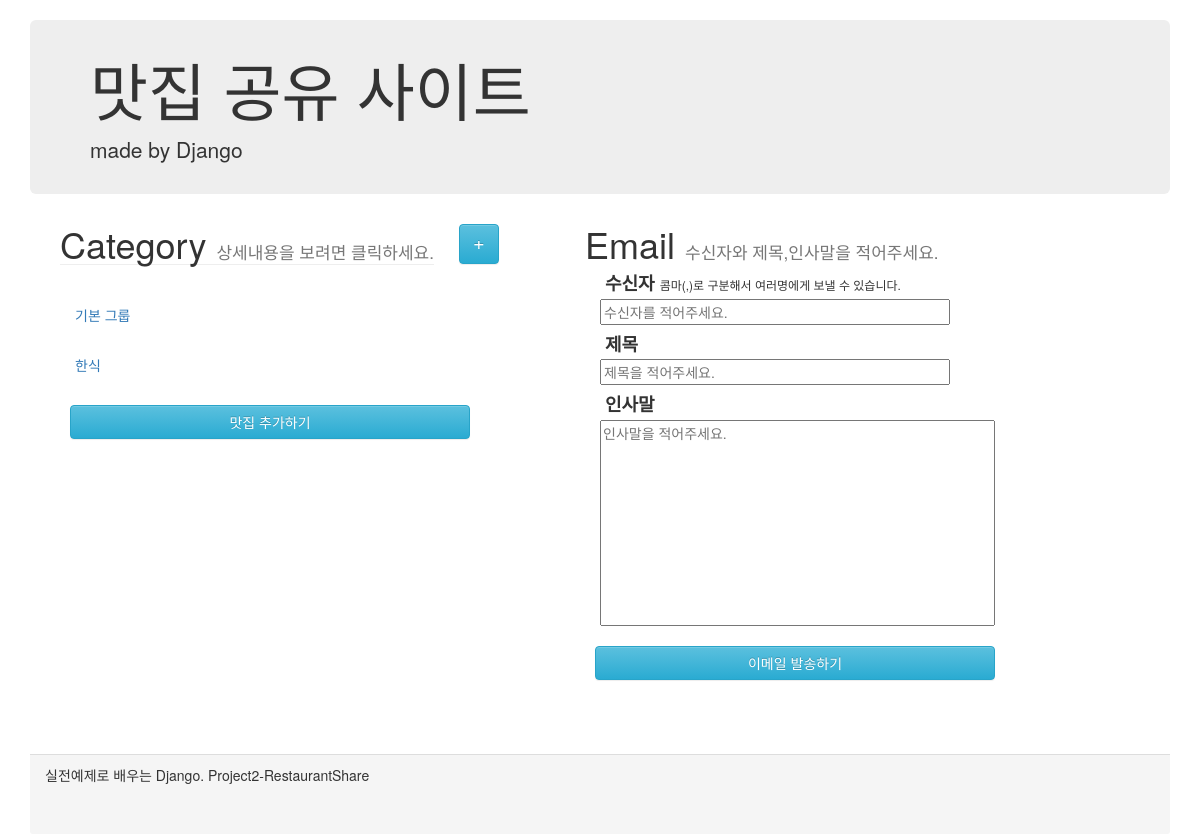
Before: / with the older database file.
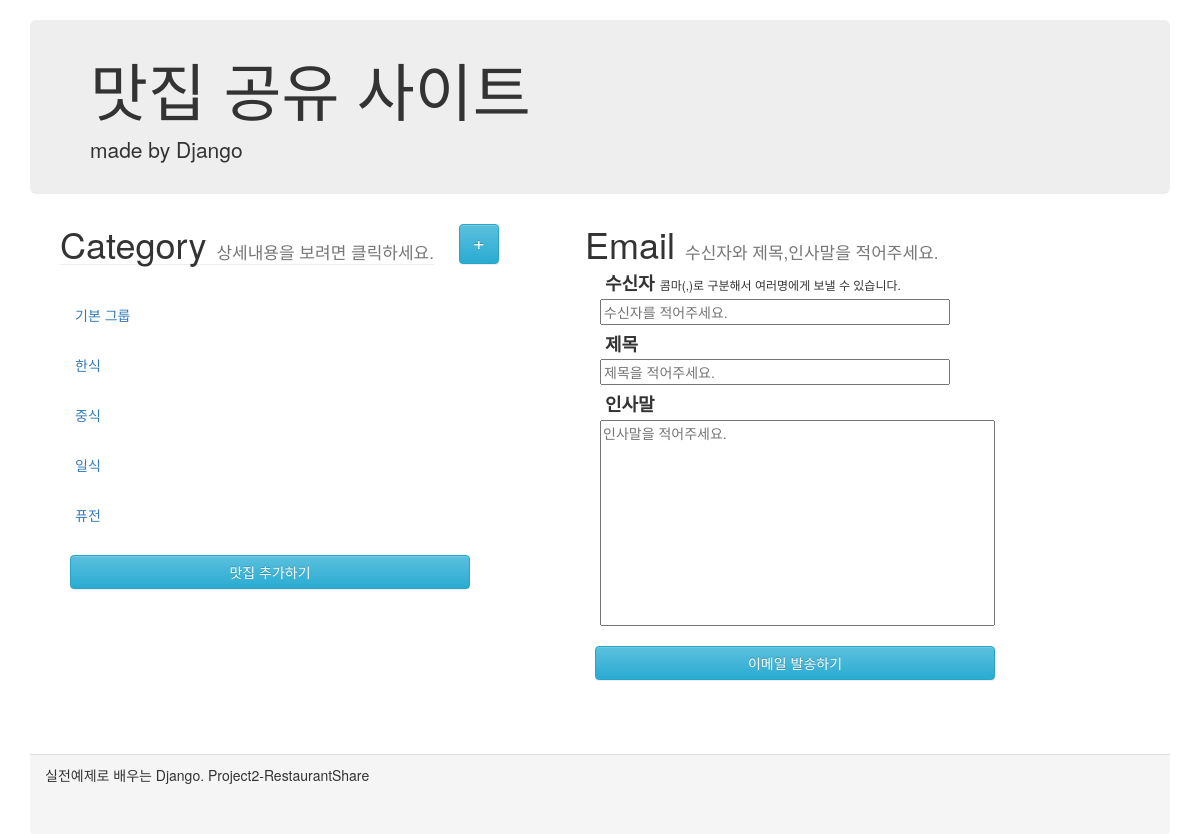
After: the same page with the newer database file.
### shareRes/models.py (models this page shows)
class Category(models.Model):
    category_name = models.CharField(max_length = 100)

### shareRes/views.py (the view)
# urls.py: path('', views.index, name='index'),
def index(request):
    categories = Category.objects.all()
    restaurants = Restaurant.objects.all()
    content = {'categories':categories, 'restaurants':restaurants}
    return render(request, 'shareRes/index.html', content)

### shareRes/templates/shareRes/index.html (shortened to what this page needs)
<html lang="en">
<head>
    <link rel="stylesheet" href="https://maxcdn.bootstrapcdn.com/bootstrap/3.3.2/css/bootstrap.min.css">
    <link rel="stylesheet" href="https://maxcdn.bootstrapcdn.com/bootstrap/3.3.2/css/bootstrap-theme.min.css">
</head>
<body>
    <div class="container">
        <div class="header">
            <div class="jumbotron">
                <h1>맛집 공유 사이트</h1>
                <p>made by Django</p>
            </div>
        </div>
        <div class="content">
            <div class="row">
                <form action="./sendEmail/send/" method="POST" onsubmit="return emailCheckForm();"> {% csrf_token %}
                    <div class="restaurantInfoDiv ">
                        <div class="row">
                            <div class="infoHeaderDiv">
                                <h1>Category <small class="subTitle">상세내용을 보려면 클릭하세요.</small></h1>
                            </div>
                            <div class="categoryAddDiv">
                                    <a href="categoryCreate/" class="categoryAddBtn btn btn-info" role="button">+</a>
                            </div>
                        </div>
                        <ul class="restaurantListDiv nav nav-pills nav-stacked">
                            {% for category in categories %}
                            <li class="category deactive">{{ category.category_name}}</li>
                            {% endfor %}
                        </ul>
                        <a href="restaurantCreate/" class="sendBtn btn btn-info" role="button">맛집 추가하기</a>
                    </div>
                    <div class="emailDiv">
                        <div class="emailHeaderDiv">
                            <h1>Email <small class="subTitle">수신자와 제목,인사말을 적어주세요.</small></h1>
                        </div>
                        <div class="emailContentGroup">
                            <div class="emailContentHeader">
                                <h4>수신자 <span class="inputReceiverSub">콤마(,)로 구분해서 여러명에게 보낼 수 있습니다.</span></h4>
                                <input class="inputReceiver" name="inputReceiver" id="inputReceiver" type="text" placeholder="수신자를 적어주세요."/><br/>
                            </div>
                            <div class="emailContentHeader">
                                <h4>제목</h4>
                                <input class="inputTitle" name="inputTitle" id="inputTitle" type="text" placeholder="제목을 적어주세요."/><br/>
                            </div>
                            <div class="emailContent">
                                <h4>인사말</h4>
                                <textarea class="inputContent" name="inputContent" id="inputContent" cols="50" rows="10" placeholder="인사말을 적어주세요."></textarea>
                            </div>
                        </div>
                        <div>
                            <input type="submit" class="sendBtn btn btn-info" role="button" value="이메일 발송하기"/>
                        </div>
                    </div>
                </form>
            </div>
        </div>
        <div class="panel-footer">
            실전예제로 배우는 Django. Project2-RestaurantShare
        </div>
    </div>
</body>
</html>

### shareRes/templates/shareRes/index.html (style rules this page uses)
.container { margin-top: 20px; }
.jumbotron { padding-top:15px; padding-bottom:15px; }
.content { min-height: 60%; margin: auto; }
.row { margin:0; padding:0; }
.subTitle { font-size:17px; }
.restaurantInfoDiv { margin-left:30px; float:left; }
.infoHeaderDiv { border-bottom: 1px solid #eee; float:left; }
.infoHeaderDiv h1 { margin:0; }
.categoryAddDiv { float:left; margin-left:25px; }
.categoryAddBtn { height: 40px; width: 40px; font-size:20px; padding:3px; }
.restaurantListDiv { margin-top: 25px; width: 500px; }
a { text-decoration: none; }
.deactive { color: #337ab7; background-color: #fff; }
.category { position: relative; display: block; cursor: pointer; border-radius: 4px; padding: 10px 15px; margin-top: 5px; margin-bottom: 10px; }
.emailDiv { float:left; margin-left:25px; }
.emailContentGroup { margin:5px; }
.emailHeaderDiv h1 { margin:0; }
.sendBtn { width: 400px; margin: 10px; }
.emailContentGroup h4 { font-weight: bold; margin:5px; }
.emailContentHeader { margin: 10px; }
.emailContent { margin: 10px; }
.inputReceiver { width: 350px; }
.inputReceiverSub { font-size: 12px; font-weight: 100; }
.inputTitle { width: 350px; }
.inputContent { resize: none; }
.panel-footer { margin-top: 50px; height: 10%; }

Changed rows visible on the page:
added Category: category_name "중식"
added Category: category_name "일식"
added Category: category_name "퓨전"
